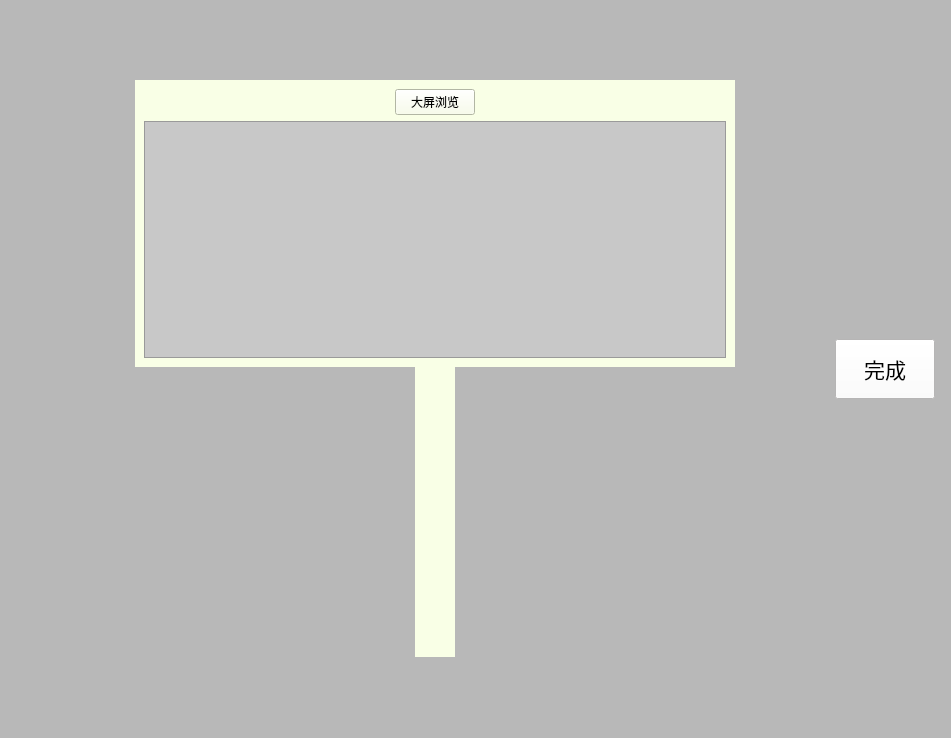
<?xml version="1.0" encoding="UTF-8"?>
<ui version="4.0">
 <class>About</class>
 <widget class="QWidget" name="About">
  <property name="geometry">
   <rect>
    <x>0</x>
    <y>0</y>
    <width>951</width>
    <height>738</height>
   </rect>
  </property>
  <property name="sizePolicy">
   <sizepolicy hsizetype="Expanding" vsizetype="Expanding">
    <horstretch>0</horstretch>
    <verstretch>0</verstretch>
   </sizepolicy>
  </property>
  <property name="windowTitle">
   <string>Form</string>
  </property>
  <property name="styleSheet">
   <string notr="true">background-color: rgba(136, 136, 136,0);</string>
  </property>
  <layout class="QGridLayout" name="gridLayout">
   <property name="leftMargin">
    <number>0</number>
   </property>
   <property name="topMargin">
    <number>0</number>
   </property>
   <property name="rightMargin">
    <number>0</number>
   </property>
   <property name="bottomMargin">
    <number>0</number>
   </property>
   <property name="spacing">
    <number>0</number>
   </property>
   <item row="0" column="0">
    <widget class="QWidget" name="widget" native="true">
     <property name="styleSheet">
      <string notr="true">background-color: rgb(184, 184, 184);</string>
     </property>
     <layout class="QGridLayout" name="gridLayout_6">
      <property name="leftMargin">
       <number>0</number>
      </property>
      <property name="topMargin">
       <number>0</number>
      </property>
      <property name="rightMargin">
       <number>0</number>
      </property>
      <property name="bottomMargin">
       <number>0</number>
      </property>
      <property name="spacing">
       <number>0</number>
      </property>
      <item row="0" column="4" rowspan="2" colspan="2">
       <widget class="QPushButton" name="backButton">
        <property name="minimumSize">
         <size>
          <width>100</width>
          <height>60</height>
         </size>
        </property>
        <property name="maximumSize">
         <size>
          <width>100</width>
          <height>60</height>
         </size>
        </property>
        <property name="font">
         <font>
          <pointsize>16</pointsize>
         </font>
        </property>
        <property name="cursor">
         <cursorShape>PointingHandCursor</cursorShape>
        </property>
        <property name="styleSheet">
         <string notr="true">color: rgb(0, 0, 0);
background-color: rgb(255, 253, 253);</string>
        </property>
        <property name="text">
         <string>完成</string>
        </property>
       </widget>
      </item>
      <item row="1" column="0">
       <spacer name="horizontalSpacer_6">
        <property name="orientation">
         <enum>Qt::Horizontal</enum>
        </property>
        <property name="sizeHint" stdset="0">
         <size>
          <width>132</width>
          <height>20</height>
         </size>
        </property>
       </spacer>
      </item>
      <item row="0" column="3">
       <spacer name="horizontalSpacer_5">
        <property name="orientation">
         <enum>Qt::Horizontal</enum>
        </property>
        <property name="sizeType">
         <enum>QSizePolicy::Minimum</enum>
        </property>
        <property name="sizeHint" stdset="0">
         <size>
          <width>100</width>
          <height>20</height>
         </size>
        </property>
       </spacer>
      </item>
      <item row="0" column="1" rowspan="2">
       <widget class="QWidget" name="widget_2" native="true">
        <property name="minimumSize">
         <size>
          <width>600</width>
          <height>577</height>
         </size>
        </property>
        <property name="maximumSize">
         <size>
          <width>600</width>
          <height>577</height>
         </size>
        </property>
        <property name="styleSheet">
         <string notr="true">background-color: rgba(255, 230, 246,0);</string>
        </property>
        <layout class="QGridLayout" name="gridLayout_2">
         <property name="leftMargin">
          <number>0</number>
         </property>
         <property name="topMargin">
          <number>0</number>
         </property>
         <property name="rightMargin">
          <number>0</number>
         </property>
         <property name="bottomMargin">
          <number>0</number>
         </property>
         <property name="spacing">
          <number>0</number>
         </property>
         <item row="1" column="0">
          <spacer name="horizontalSpacer">
           <property name="orientation">
            <enum>Qt::Horizontal</enum>
           </property>
           <property name="sizeHint" stdset="0">
            <size>
             <width>272</width>
             <height>20</height>
            </size>
           </property>
          </spacer>
         </item>
         <item row="1" column="1">
          <widget class="QWidget" name="BillboardDown" native="true">
           <property name="minimumSize">
            <size>
             <width>40</width>
             <height>290</height>
            </size>
           </property>
           <property name="maximumSize">
            <size>
             <width>40</width>
             <height>290</height>
            </size>
           </property>
           <property name="styleSheet">
            <string notr="true">background-color: rgb(249, 255, 230);</string>
           </property>
          </widget>
         </item>
         <item row="1" column="2">
          <spacer name="horizontalSpacer_2">
           <property name="orientation">
            <enum>Qt::Horizontal</enum>
           </property>
           <property name="sizeHint" stdset="0">
            <size>
             <width>272</width>
             <height>20</height>
            </size>
           </property>
          </spacer>
         </item>
         <item row="0" column="0" colspan="3">
          <widget class="QWidget" name="BillboardUp" native="true">
           <property name="minimumSize">
            <size>
             <width>0</width>
             <height>0</height>
            </size>
           </property>
           <property name="maximumSize">
            <size>
             <width>16777215</width>
             <height>16777215</height>
            </size>
           </property>
           <property name="styleSheet">
            <string notr="true">background-color: rgb(249, 255, 230);</string>
           </property>
           <layout class="QGridLayout" name="gridLayout_5">
            <item row="0" column="0">
             <spacer name="horizontalSpacer_3">
              <property name="orientation">
               <enum>Qt::Horizontal</enum>
              </property>
              <property name="sizeHint" stdset="0">
               <size>
                <width>239</width>
                <height>20</height>
               </size>
              </property>
             </spacer>
            </item>
            <item row="0" column="1">
             <widget class="QWidget" name="widget_4" native="true">
              <layout class="QGridLayout" name="gridLayout_4">
               <property name="leftMargin">
                <number>0</number>
               </property>
               <property name="topMargin">
                <number>0</number>
               </property>
               <property name="rightMargin">
                <number>0</number>
               </property>
               <property name="bottomMargin">
                <number>0</number>
               </property>
               <property name="spacing">
                <number>0</number>
               </property>
               <item row="0" column="0">
                <widget class="QPushButton" name="LargeScreendisplayButton">
                 <property name="cursor">
                  <cursorShape>PointingHandCursor</cursorShape>
                 </property>
                 <property name="text">
                  <string>大屏浏览</string>
                 </property>
                </widget>
               </item>
              </layout>
             </widget>
            </item>
            <item row="0" column="2">
             <spacer name="horizontalSpacer_4">
              <property name="orientation">
               <enum>Qt::Horizontal</enum>
              </property>
              <property name="sizeHint" stdset="0">
               <size>
                <width>239</width>
                <height>20</height>
               </size>
              </property>
             </spacer>
            </item>
            <item row="1" column="0" colspan="3">
             <widget class="QTextBrowser" name="textBrowser">
              <property name="styleSheet">
               <string notr="true">background-color: rgb(200, 200, 200);</string>
              </property>
             </widget>
            </item>
           </layout>
          </widget>
         </item>
        </layout>
       </widget>
      </item>
      <item row="0" column="6">
       <spacer name="horizontalSpacer_7">
        <property name="orientation">
         <enum>Qt::Horizontal</enum>
        </property>
        <property name="sizeType">
         <enum>QSizePolicy::Minimum</enum>
        </property>
        <property name="sizeHint" stdset="0">
         <size>
          <width>16</width>
          <height>20</height>
         </size>
        </property>
       </spacer>
      </item>
     </layout>
    </widget>
   </item>
  </layout>
 </widget>
 <resources/>
 <connections/>
</ui>
